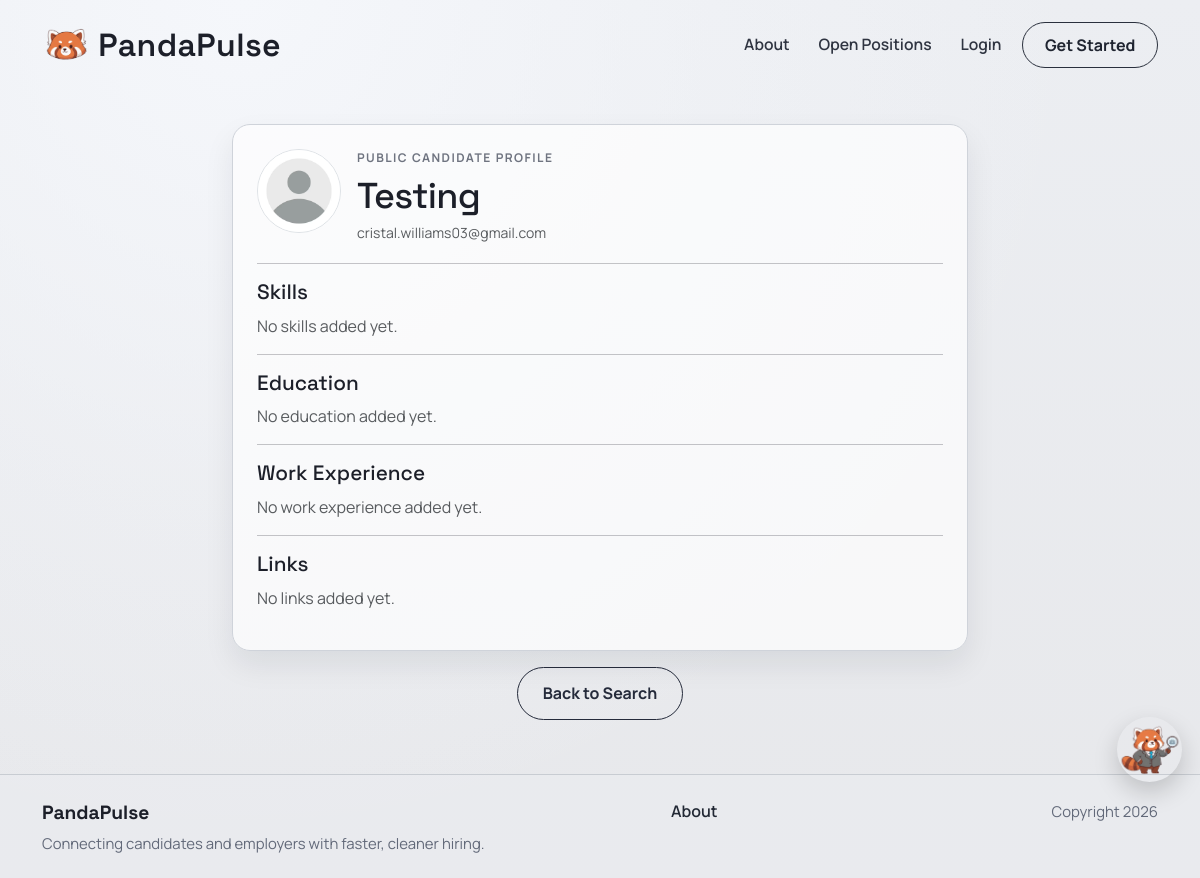
The page /accounts/profile/Testing/ on the database as committed earlier.
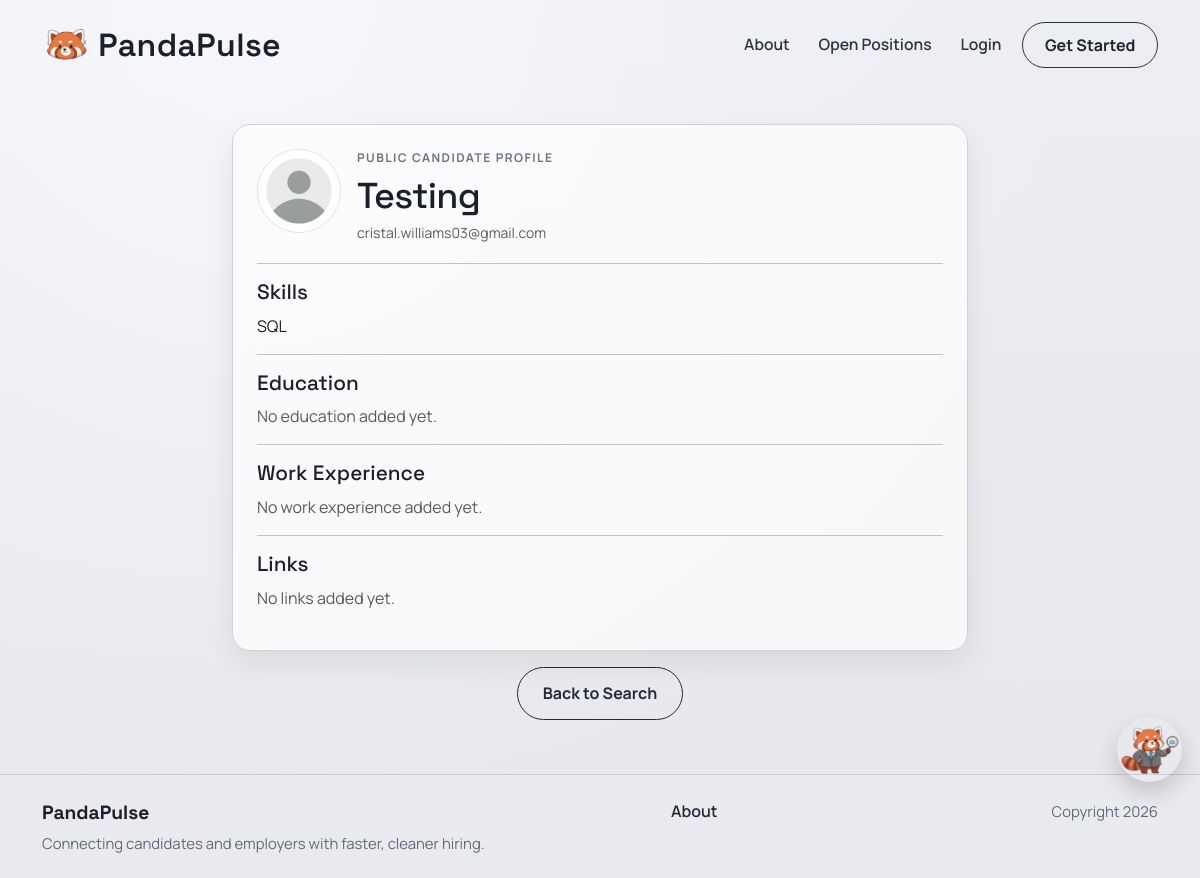
The same page on the database as committed later.
### accounts/models.py (models this page shows, shortened)
class Profile(models.Model):
    class AccountType(models.TextChoices):
        APPLICANT = "APPLICANT", "Job Applicant"
        EMPLOYER = "EMPLOYER", "Employer"
    user = models.OneToOneField(settings.AUTH_USER_MODEL, on_delete=models.CASCADE, related_name="profile")
    account_type = models.CharField(
        max_length=20,
        choices=AccountType.choices,
        default=AccountType.APPLICANT
    )
    profile_picture = models.ImageField(
        upload_to="profile_pics/",
        blank=True,
        null=True
    )
    headline = models.CharField(max_length=120, blank=True)
    skills = models.CharField(max_length=300, blank=True)
    education = models.TextField(blank=True)
    work_experience = models.TextField(blank=True)
    location = models.CharField(max_length=120, blank=True)
    projects = models.TextField(blank=True)
    company_name = models.CharField(max_length=120, blank=True)
    company_website = models.URLField(blank=True)
    company_description = models.TextField(blank=True)
    visible_to_recruiters = models.BooleanField(
        default=True,
        help_text="Allow recruiters to view your profile."
    )
    show_headline = models.BooleanField(default=True)
    show_skills = models.BooleanField(default=True)
    show_education = models.BooleanField(default=True)
    show_work_experience = models.BooleanField(default=True)
    show_links = models.BooleanField(default=True)
    hide_email_from_employers = models.BooleanField(default=False)
    created_at = models.DateTimeField(auto_now_add=True)
    @property
    def profile_picture_or_default_url(self):
        if self.profile_picture:
            return self.profile_picture.url
        return f"{settings.MEDIA_URL}profile_pics/default-icon.png"
    @property
    def location_city_state(self):
        raw = (self.location or "").strip()
        if not raw:
            return ""

### accounts/views.py (the view)
# urls.py: path("profile/<str:username>/", views.public_profile, name="accounts.public_profile"),
def public_profile(request, username):
    User = get_user_model()
    user = get_object_or_404(User, username=username)
    profile, _ = Profile.objects.get_or_create(user=user)
    is_owner = request.user.is_authenticated and request.user == user
    if profile.account_type != Profile.AccountType.APPLICANT or (not is_owner and not profile.visible_to_recruiters):
        raise Http404("Profile not available.")
    return render(
        request,
        "accounts/public_profile.html",
        {
            "template_data": {
                "title": f"{user.username} Profile",
                "profile": profile,
                "public_view": True,
                "is_owner": is_owner,
                "has_links": profile.links.exists(),
            }
        },
    )

### accounts/context_processors.py (called while the page is built)
def can_post_job(request):
    if not request.user.is_authenticated:
        return {"can_post_job": False}
    is_employer = Profile.objects.filter(
        user=request.user,
        account_type=Profile.AccountType.EMPLOYER,
    ).exists()
    return {"can_post_job": is_employer}

### accounts/templates/accounts/public_profile.html (shortened to what this page needs)
{% extends 'base.html' %}
{% load static %}
{% block content %}
<section class="page-shell">
  <div class="container">
    <div class="row justify-content-center">
      <div class="col-md-10 col-lg-8">
        <div class="surface-card">
          <div class="d-flex justify-content-between align-items-start gap-3 flex-wrap">
            <div class="d-flex align-items-start gap-3">
              <div class="flex-shrink-0">
                <img src="{{ template_data.profile.profile_picture_or_default_url }}" alt="Profile picture" class="rounded-circle border" style="width:84px;height:84px;object-fit:cover;">
              </div>
              <div>
                <p class="page-kicker mb-2">Public candidate profile</p>
                <h1 class="page-title page-title-sm mb-1">{{ template_data.profile.user.get_username }}</h1>
                {% if template_data.profile.user.email %}
                  {% if template_data.is_owner or not template_data.profile.hide_email_from_employers %}
                    <p class="small text-muted mb-1">{{ template_data.profile.user.email }}</p>
                  {% endif %}
                {% endif %}
              </div>
            </div>
          </div>
          <hr>
          {% if template_data.profile.show_skills %}
          <h5 class="surface-title">Skills</h5>
          {% if template_data.profile.skills %}<p>{{ template_data.profile.skills }}</p>{% else %}<p class="text-muted">No skills added yet.</p>{% endif %}
          <hr>
          {% endif %}
          {% if template_data.profile.show_education %}
          <h5 class="surface-title">Education</h5>
          {% if template_data.profile.education %}<p style="white-space: pre-wrap;">{{ template_data.profile.education }}</p>{% else %}<p class="text-muted">No education added yet.</p>{% endif %}
          <hr>
          {% endif %}
          {% if template_data.profile.show_work_experience %}
          <h5 class="surface-title">Work Experience</h5>
          {% if template_data.profile.work_experience %}<p style="white-space: pre-wrap;">{{ template_data.profile.work_experience }}</p>{% else %}<p class="text-muted">No work experience added yet.</p>{% endif %}
          <hr>
          {% endif %}
          {% if template_data.profile.show_links %}
          <h5 class="surface-title">Links</h5>
          {% if template_data.has_links %}
            <ul class="mb-0">
              {% for link in template_data.profile.links.all %}
              <li>{% if link.label %}<b>{{ link.label }}:</b> {% endif %}<a href="{{ link.url }}" target="_blank" rel="noopener noreferrer">{{ link.url }}</a></li>
              {% endfor %}
            </ul>
          {% else %}
            <p class="text-muted">No links added yet.</p>
          {% endif %}
          {% endif %}
        </div>
        <div class="text-center mt-3">
          <a href="{% url 'accounts.candidate_search' %}" class="secondary-btn">Back to Search</a>
        </div>
      </div>
    </div>
  </div>
</section>
{% endblock content %}

Rows that differ between the two databases and show on the page:
changed Profile "Testing": skills empty → "SQL" (drawn); profile.skills (not shown) → "SQL"
Other text that changed with them:
text no longer shown: "No skills added yet."
